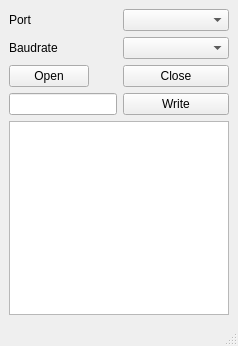
<?xml version="1.0" encoding="UTF-8"?>
<ui version="4.0">
 <class>MainWindow</class>
 <widget class="QMainWindow" name="MainWindow">
  <property name="geometry">
   <rect>
    <x>0</x>
    <y>0</y>
    <width>238</width>
    <height>346</height>
   </rect>
  </property>
  <property name="windowTitle">
   <string>MainWindow</string>
  </property>
  <widget class="QWidget" name="centralwidget">
   <layout class="QFormLayout" name="formLayout">
    <item row="0" column="0">
     <widget class="QLabel" name="lbl_port">
      <property name="text">
       <string>Port</string>
      </property>
     </widget>
    </item>
    <item row="0" column="1">
     <widget class="QComboBox" name="cbo_port"/>
    </item>
    <item row="2" column="0">
     <widget class="QLabel" name="lbl_baud">
      <property name="text">
       <string>Baudrate</string>
      </property>
     </widget>
    </item>
    <item row="2" column="1">
     <widget class="QComboBox" name="cbo_baud"/>
    </item>
    <item row="4" column="0">
     <widget class="QPushButton" name="btn_open">
      <property name="text">
       <string>Open</string>
      </property>
     </widget>
    </item>
    <item row="8" column="0" colspan="2">
     <widget class="QTextEdit" name="txt_result"/>
    </item>
    <item row="4" column="1">
     <widget class="QPushButton" name="btn_close">
      <property name="text">
       <string>Close</string>
      </property>
     </widget>
    </item>
    <item row="6" column="0">
     <widget class="QLineEdit" name="le_write"/>
    </item>
    <item row="6" column="1">
     <widget class="QPushButton" name="btn_write">
      <property name="text">
       <string>Write</string>
      </property>
     </widget>
    </item>
   </layout>
  </widget>
  <widget class="QMenuBar" name="menubar">
   <property name="geometry">
    <rect>
     <x>0</x>
     <y>0</y>
     <width>238</width>
     <height>21</height>
    </rect>
   </property>
  </widget>
  <widget class="QStatusBar" name="statusbar"/>
 </widget>
 <resources/>
 <connections>
  <connection>
   <sender>btn_open</sender>
   <signal>clicked()</signal>
   <receiver>MainWindow</receiver>
   <slot>btn_open()</slot>
   <hints>
    <hint type="sourcelabel">
     <x>49</x>
     <y>102</y>
    </hint>
    <hint type="destinationlabel">
     <x>61</x>
     <y>30</y>
    </hint>
   </hints>
  </connection>
  <connection>
   <sender>btn_close</sender>
   <signal>clicked()</signal>
   <receiver>MainWindow</receiver>
   <slot>btn_close()</slot>
   <hints>
    <hint type="sourcelabel">
     <x>160</x>
     <y>103</y>
    </hint>
    <hint type="destinationlabel">
     <x>79</x>
     <y>58</y>
    </hint>
   </hints>
  </connection>
  <connection>
   <sender>btn_write</sender>
   <signal>clicked()</signal>
   <receiver>MainWindow</receiver>
   <slot>btn_write()</slot>
   <hints>
    <hint type="sourcelabel">
     <x>111</x>
     <y>136</y>
    </hint>
    <hint type="destinationlabel">
     <x>86</x>
     <y>152</y>
    </hint>
   </hints>
  </connection>
 </connections>
 <slots>
  <slot>btn_open()</slot>
  <slot>btn_close()</slot>
  <slot>btn_write()</slot>
 </slots>
</ui>
